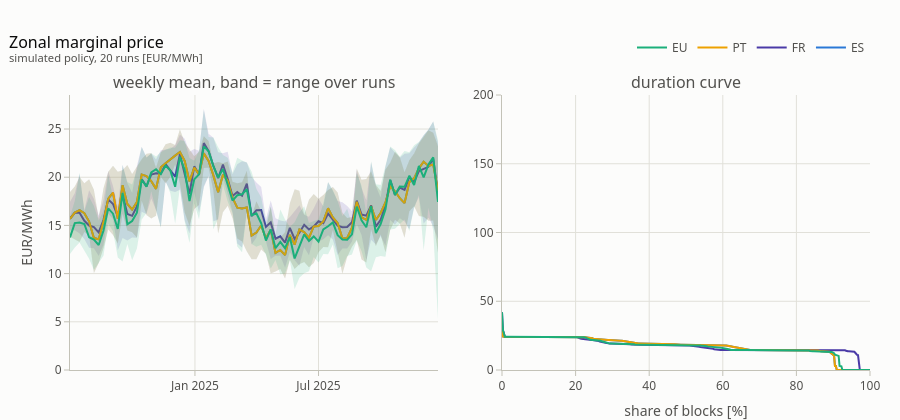

Notebook cell for this chart:
### Markdown cell above
## Zonal marginal prices

Balance-constraint duals of the simulated policy (20 Monte-Carlo runs over the five
weather years).  Left: weekly means, band = range across runs.  Right: duration curves.

### Code cell
rep_wk = diag.groupby(["rep", "t"]).agg(date=("date", "first"),
                                        **{f"p{z}": (f"p{z}", "mean") for z in ZONES}).reset_index()
wk = rep_wk.groupby("t").agg(date=("date", "first"), **{
    f"p{z}_{s}": (f"p{z}", s) for z in ZONES for s in ("mean", "min", "max")}).reset_index()

fig = make_subplots(rows=1, cols=2, subplot_titles=("weekly mean, band = range over runs",
                                                    "duration curve"), horizontal_spacing=0.08)
q = np.linspace(0, 100, 400)
for z in ZONES:
    fig.add_scatter(x=wk.date, y=wk[f"p{z}_max"], mode="lines", line=dict(width=0),
                    showlegend=False, hoverinfo="skip", row=1, col=1)
    fig.add_scatter(x=wk.date, y=wk[f"p{z}_min"], mode="lines", line=dict(width=0), fill="tonexty",
                    fillcolor=rgba(ZONE_C[z], 0.15), showlegend=False, hoverinfo="skip", row=1, col=1)
    fig.add_scatter(x=wk.date, y=wk[f"p{z}_mean"], mode="lines", name=z,
                    line=dict(color=ZONE_C[z], width=2), row=1, col=1)
    fig.add_scatter(x=q, y=np.percentile(diag[f"p{z}"], 100 - q), mode="lines", name=z,
                    line=dict(color=ZONE_C[z], width=2), showlegend=False, row=1, col=2)
style(fig, "Zonal marginal price", "simulated policy, 20 runs [EUR/MWh]", legend_y=1.12, top=95)
fig.update_yaxes(title_text="EUR/MWh", rangemode="tozero", row=1, col=1)
fig.update_yaxes(range=[0, 200], row=1, col=2)
fig.update_xaxes(title_text="share of blocks [%]", row=1, col=2)
fig.show()
